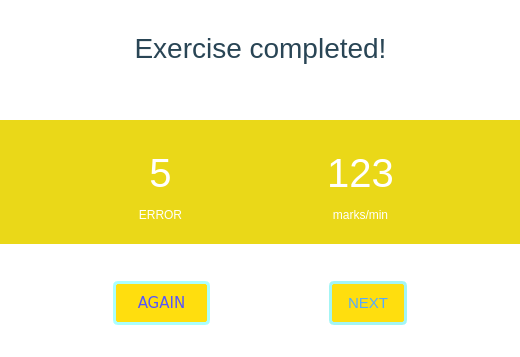
<?xml version="1.0" encoding="UTF-8"?>
<ui version="4.0">
 <class>resultwindow</class>
 <widget class="QDialog" name="resultwindow">
  <property name="geometry">
   <rect>
    <x>0</x>
    <y>0</y>
    <width>520</width>
    <height>357</height>
   </rect>
  </property>
  <property name="windowTitle">
   <string>Result</string>
  </property>
  <property name="styleSheet">
   <string notr="true">border-radius: 10px;
background-color: rgb(255, 255, 255);</string>
  </property>
  <widget class="QFrame" name="frame">
   <property name="geometry">
    <rect>
     <x>0</x>
     <y>120</y>
     <width>520</width>
     <height>124</height>
    </rect>
   </property>
   <property name="styleSheet">
    <string notr="true">border-radius: 0px;
background-color: rgb(234, 216, 24);</string>
   </property>
   <property name="frameShape">
    <enum>QFrame::StyledPanel</enum>
   </property>
   <property name="frameShadow">
    <enum>QFrame::Raised</enum>
   </property>
   <widget class="QWidget" name="layoutWidget">
    <property name="geometry">
     <rect>
      <x>310</x>
      <y>30</y>
      <width>101</width>
      <height>77</height>
     </rect>
    </property>
    <layout class="QVBoxLayout" name="verticalLayout_3_sw">
     <item>
      <widget class="QLabel" name="speed_typing_label_sw">
       <property name="font">
        <font>
         <pointsize>30</pointsize>
        </font>
       </property>
       <property name="styleSheet">
        <string notr="true">color: rgb(255, 255, 255);</string>
       </property>
       <property name="text">
        <string>123</string>
       </property>
       <property name="alignment">
        <set>Qt::AlignCenter</set>
       </property>
      </widget>
     </item>
     <item>
      <widget class="QLabel" name="label_4">
       <property name="styleSheet">
        <string notr="true">color: rgb(255, 255, 255);</string>
       </property>
       <property name="text">
        <string>marks/min</string>
       </property>
       <property name="alignment">
        <set>Qt::AlignCenter</set>
       </property>
      </widget>
     </item>
    </layout>
   </widget>
   <widget class="QWidget" name="layoutWidget">
    <property name="geometry">
     <rect>
      <x>110</x>
      <y>30</y>
      <width>101</width>
      <height>77</height>
     </rect>
    </property>
    <layout class="QVBoxLayout" name="verticalLayout_2_sw">
     <item>
      <widget class="QLabel" name="counter_Label">
       <property name="font">
        <font>
         <pointsize>30</pointsize>
        </font>
       </property>
       <property name="styleSheet">
        <string notr="true">color: rgb(255, 255, 255);</string>
       </property>
       <property name="text">
        <string>5</string>
       </property>
       <property name="alignment">
        <set>Qt::AlignCenter</set>
       </property>
      </widget>
     </item>
     <item>
      <widget class="QLabel" name="text_under_counter">
       <property name="styleSheet">
        <string notr="true">color: rgb(255, 255, 255);</string>
       </property>
       <property name="text">
        <string>ERROR</string>
       </property>
       <property name="alignment">
        <set>Qt::AlignCenter</set>
       </property>
      </widget>
     </item>
    </layout>
   </widget>
  </widget>
  <widget class="QWidget" name="layoutWidget">
   <property name="geometry">
    <rect>
     <x>0</x>
     <y>30</y>
     <width>521</width>
     <height>77</height>
    </rect>
   </property>
   <layout class="QVBoxLayout" name="verticalLayout_sw">
    <item>
     <widget class="QLabel" name="main_label">
      <property name="font">
       <font>
        <pointsize>21</pointsize>
       </font>
      </property>
      <property name="styleSheet">
       <string notr="true">color: rgb(41, 69, 85);</string>
      </property>
      <property name="text">
       <string>Exercise completed!</string>
      </property>
      <property name="scaledContents">
       <bool>false</bool>
      </property>
      <property name="alignment">
       <set>Qt::AlignCenter</set>
      </property>
     </widget>
    </item>
    <item>
     <widget class="QLabel" name="instruct_label">
      <property name="styleSheet">
       <string notr="true">color: rgb(148, 162, 170);</string>
      </property>
      <property name="text">
       <string/>
      </property>
      <property name="alignment">
       <set>Qt::AlignCenter</set>
      </property>
     </widget>
    </item>
   </layout>
  </widget>
  <widget class="QWidget" name="layoutWidget">
   <property name="geometry">
    <rect>
     <x>0</x>
     <y>280</y>
     <width>521</width>
     <height>46</height>
    </rect>
   </property>
   <layout class="QHBoxLayout" name="horizontalLayout">
    <item>
     <widget class="QPushButton" name="againButton">
      <property name="minimumSize">
       <size>
        <width>97</width>
        <height>44</height>
       </size>
      </property>
      <property name="maximumSize">
       <size>
        <width>97</width>
        <height>44</height>
       </size>
      </property>
      <property name="font">
       <font>
        <family>Verdana</family>
        <pointsize>11</pointsize>
        <bold>false</bold>
       </font>
      </property>
      <property name="cursor">
       <cursorShape>PointingHandCursor</cursorShape>
      </property>
      <property name="styleSheet">
       <string notr="true">QPushButton{
background-color: rgb(255, 222, 14);
border: 3px solid rgb(170, 255, 255);
color: rgb(85, 85, 255);
border-radius: 5px;
}
QPushButton:hover{
border: 3px solid rgb(168, 168, 168);
}</string>
      </property>
      <property name="text">
       <string>AGAIN</string>
      </property>
     </widget>
    </item>
    <item>
     <widget class="QPushButton" name="nextLevelButton">
      <property name="enabled">
       <bool>true</bool>
      </property>
      <property name="minimumSize">
       <size>
        <width>78</width>
        <height>44</height>
       </size>
      </property>
      <property name="maximumSize">
       <size>
        <width>78</width>
        <height>44</height>
       </size>
      </property>
      <property name="font">
       <font>
        <pointsize>11</pointsize>
       </font>
      </property>
      <property name="cursor">
       <cursorShape>PointingHandCursor</cursorShape>
      </property>
      <property name="styleSheet">
       <string notr="true">QPushButton{
border: 3px solid  rgb(163, 245, 245);
border-radius: 5px;
color: rgb(85, 170, 255);
background-color: rgb(255, 222, 14);
}
QPushButton:hover{
border: 3px solid rgb(168, 168, 168);
}</string>
      </property>
      <property name="text">
       <string>NEXT</string>
      </property>
     </widget>
    </item>
   </layout>
  </widget>
 </widget>
 <resources/>
 <connections/>
</ui>
